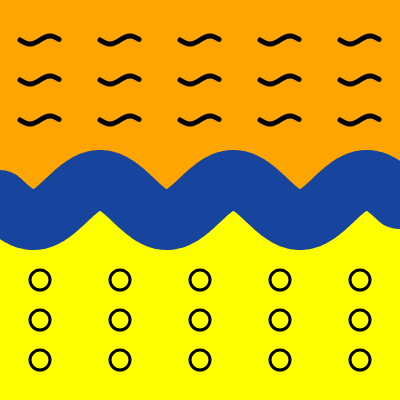
Frame 1 (no input)
Frame 60 (no input): identical to frame 1, image omitted
Frame 120 (the mouse pressed at the canvas centre since frame 60): identical to frame 1, image omitted

The p5.js sketch that drew this single still picture (run headless with seeded random() and noise() and a simulated clock; from frame 60 on, the mouse is pressed at the canvas centre):

// p5.js sketch
// ── sketch.js
function preload() {
  // preload assets
}

const sketchWidth = 400;
const sketchHeight = 400;
const size = 20;

function setup() {
  createCanvas(sketchWidth, sketchHeight);
}

function draw() {
  noStroke();
  fill("orange");
  rect(0, 0, 400, 200);

  fill("yellow");
  rect(00, 200, 400, 200);

  stroke(23, 69, 158);
  strokeWeight(60);

  beginShape();
  for (let x = 0; x < sketchWidth; x += 1) {
    vertex(x, sin(((Math.PI * 6) / sketchWidth) * x) * 20 + sketchHeight / 2);
  }
  endShape();

  const columns = sketchWidth / size;
  const rows = sketchHeight / size;

  for (let x = 2; x < columns; x += 4) {
    for (let y = 14; y < rows; y += 2) {
      stroke(0);
      strokeWeight(3);

      circle(x * size, y * size, size);
    }
  }

  for (let x = 0.25; x < 5; x += 1) {
    for (let y = 1; y < 4; y += 1) {
      noFill();
      stroke(0);
      strokeWeight(5);

      beginShape();
      for (let x1 = 0; x1 < 40; x1 += 1) {
        const curveY = sin(((Math.PI * 20) / sketchWidth) * x1) * 4;
        const offsetY = y * 40;

        vertex(x1 + x * 80, curveY + offsetY);
      }
      endShape();
    }
  }
}
